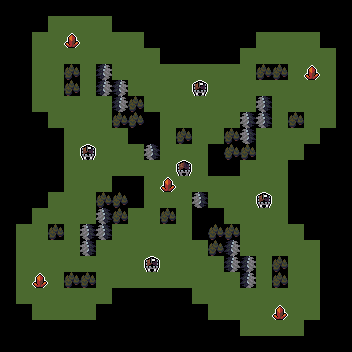

The image is a tile-based game level rendered from a .tmx file. Its description and complete source (layers, tilesets, objects, tile grids) follow:
An orthogonal 22x22 tile map with 16x16 px tiles, 3 tile layers (Tiles, Objects, Metadata).

<map version="1.10" tiledversion="1.10.0" orientation="orthogonal" renderorder="right-down" width="22" height="22" tilewidth="16" tileheight="16" infinite="0" nextlayerid="34" nextobjectid="102">
 <editorsettings>
  <export format="MUD Templates" />
 </editorsettings>
 <tileset firstgid="1" source="../../../tilesets/map-maker-tileset.tsx" />
 <group id="17" name="Tiles" offsetx="2.84217e-14" offsety="0">
  <properties>
   <property name="entityLayer" type="bool" value="true" />
  </properties>
  <layer id="2" name="Tiles" width="22" height="22">
   <properties>
    <property name="prototypeLayer" type="bool" value="true" />
   </properties>
   <data encoding="csv">
0,0,0,0,0,0,0,0,0,0,0,0,0,0,0,0,0,0,0,0,0,0,
0,0,0,3221225473,3221225473,3221225473,3221225473,0,0,0,0,0,0,0,0,0,0,0,0,0,0,0,
0,0,3221225473,3221225473,3221225473,3221225473,3221225473,3221225473,3221225473,0,0,0,0,0,0,0,3221225473,3221225473,3221225473,3221225473,0,0,
0,0,3221225473,3221225473,3221225473,3221225473,3221225473,3221225473,3221225473,3221225473,0,0,0,0,0,3221225473,3221225473,3221225473,3221225473,3221225473,3221225473,0,
0,0,3221225473,3221225473,2,3221225473,2147483651,2147483649,2147483649,3221225473,3221225473,3221225473,3221225473,3221225473,3221225473,3221225473,2,2,3221225473,3221225473,3221225473,0,
0,0,3221225473,3221225473,2,3221225473,2147483651,2147483651,2147483649,3221225473,3221225473,3221225473,3221225473,3221225473,3221225473,3221225473,3221225473,3221225473,3221225473,3221225473,3221225473,0,
0,0,1,1,1,1,2147483649,2147483651,2,1,1,1,1,1,1,1,3,3221225473,3221225473,3221225473,3221225473,0,
0,0,0,1,1,1,2147483649,2,2,0,1,1,1,1,1,3,3,3221225473,2,3221225473,3221225473,0,
0,0,0,0,1,1,1,1,0,0,1,2,1,1,2,3,1,3221225473,3221225473,3221225473,0,0,
0,0,0,0,1,1,1,1,1,3,1,1,1,0,2,2,1,3221225473,3221225473,0,0,0,
0,0,0,0,1,1,1,1,1,1,1,1,1,0,0,1,1,3221225473,0,0,0,0,
0,0,0,0,1,1,1,0,0,1,1,1,1,1,1,1,1,3221225473,0,0,0,0,
0,0,0,1,1,1,2,2,0,1,1,1,3,1,1,1,1,3221225473,0,0,0,0,
0,0,1,1,1,1,3,2,1,1,2,1,0,0,1,1,1,3221225473,0,0,0,0,
0,1,1,2,1,3,3,1,1,1,1,1,0,2,2,2147483649,1,3221225473,3221225473,0,0,0,
0,1,1,1,1,3,1,1,1,1,1,1,1,2,2147483651,2147483649,1,3221225473,3221225473,3221225473,0,0,
0,1,1,1,1,1,1,1,1,1,1,1,1,2147483649,2147483651,2147483651,1,2,1,1,0,0,
0,1,1,1,2,2,1,1,1,1,1,1,1,2147483649,2147483649,2147483651,1,2,1,1,0,0,
0,1,1,1,1,1,1,0,0,0,0,0,1,1,1,1,1,1,1,1,0,0,
0,0,1,1,1,1,0,0,0,0,0,0,0,1,1,1,1,1,1,1,0,0,
0,0,0,0,0,0,0,0,0,0,0,0,0,0,0,1,1,1,1,0,0,0,
0,0,0,0,0,0,0,0,0,0,0,0,0,0,0,0,0,0,0,0,0,0
</data>
  </layer>
 </group>
 <group id="15" name="Objects">
  <properties>
   <property name="entityLayer" type="bool" value="true" />
  </properties>
  <layer id="10" name="Objects" width="22" height="22">
   <properties>
    <property name="prototypeLayer" type="bool" value="true" />
   </properties>
   <data encoding="csv">
0,0,0,0,0,0,0,0,0,0,0,0,0,0,0,0,0,0,0,0,0,0,
0,0,0,0,0,0,0,0,0,0,0,0,0,0,0,0,0,0,0,0,0,0,
0,0,0,0,14,0,0,0,0,0,0,0,0,0,0,0,0,0,0,0,0,0,
0,0,0,0,0,0,0,0,0,0,0,0,0,0,0,0,0,0,0,0,0,0,
0,0,0,0,0,0,0,0,0,0,0,0,0,0,0,0,0,0,0,14,0,0,
0,0,0,0,0,0,0,0,0,0,0,0,10,0,0,0,0,0,0,0,0,0,
0,0,0,0,0,0,0,0,0,0,0,0,0,0,0,0,0,0,0,0,0,0,
0,0,0,0,0,0,0,0,0,0,0,0,0,0,0,0,0,0,0,0,0,0,
0,0,0,0,0,0,0,0,0,0,0,0,0,0,0,0,0,0,0,0,0,0,
0,0,0,0,0,10,0,0,0,0,0,0,0,0,0,0,0,0,0,0,0,0,
0,0,0,0,0,0,0,0,0,0,0,9,0,0,0,0,0,0,0,0,0,0,
0,0,0,0,0,0,0,0,0,0,14,0,0,0,0,0,0,0,0,0,0,0,
0,0,0,0,0,0,0,0,0,0,0,0,0,0,0,0,10,0,0,0,0,0,
0,0,0,0,0,0,0,0,0,0,0,0,0,0,0,0,0,0,0,0,0,0,
0,0,0,0,0,0,0,0,0,0,0,0,0,0,0,0,0,0,0,0,0,0,
0,0,0,0,0,0,0,0,0,0,0,0,0,0,0,0,0,0,0,0,0,0,
0,0,0,0,0,0,0,0,0,10,0,0,0,0,0,0,0,0,0,0,0,0,
0,0,14,0,0,0,0,0,0,0,0,0,0,0,0,0,0,0,0,0,0,0,
0,0,0,0,0,0,0,0,0,0,0,0,0,0,0,0,0,0,0,0,0,0,
0,0,0,0,0,0,0,0,0,0,0,0,0,0,0,0,0,14,0,0,0,0,
0,0,0,0,0,0,0,0,0,0,0,0,0,0,0,0,0,0,0,0,0,0,
0,0,0,0,0,0,0,0,0,0,0,0,0,0,0,0,0,0,0,0,0,0
</data>
  </layer>
  <layer id="33" name="Metadata" width="22" height="22">
   <properties>
    <property name="prototypeLayer" type="bool" value="true" />
   </properties>
   <data encoding="csv">
0,0,0,0,0,0,0,0,0,0,0,0,0,0,0,0,0,0,0,0,0,0,
0,0,0,0,0,0,0,0,0,0,0,0,0,0,0,0,0,0,0,0,0,0,
0,0,0,0,0,0,0,0,0,0,0,0,0,0,0,0,0,0,0,0,0,0,
0,0,0,0,0,0,0,0,0,0,0,0,0,0,0,0,0,0,0,0,0,0,
0,0,0,0,0,0,0,0,0,0,0,0,0,0,0,0,0,0,0,0,0,0,
0,0,0,0,0,0,0,0,0,0,0,0,0,0,0,0,0,0,0,0,0,0,
0,0,0,0,0,0,0,0,0,0,0,0,0,0,0,0,0,0,0,0,0,0,
0,0,0,0,0,0,0,0,0,0,0,0,0,0,0,0,0,0,0,0,0,0,
0,0,0,0,0,0,0,0,0,0,0,0,0,0,0,0,0,0,0,0,0,0,
0,0,0,0,0,0,0,0,0,0,0,0,0,0,0,0,0,0,0,0,0,0,
0,0,0,0,0,0,0,0,0,0,0,0,0,0,0,0,0,0,0,0,0,0,
0,0,0,0,0,0,0,0,0,0,0,0,0,0,0,0,0,0,0,0,0,0,
0,0,0,0,0,0,0,0,0,0,0,0,0,0,0,0,0,0,0,0,0,0,
0,0,0,0,0,0,0,0,0,0,0,0,0,0,0,0,0,0,0,0,0,0,
0,0,0,0,0,0,0,0,0,0,0,0,0,0,0,0,0,0,0,0,0,0,
0,0,0,0,0,0,0,0,0,0,0,0,0,0,0,0,0,0,0,0,0,0,
0,0,0,0,0,0,0,0,0,0,0,0,0,0,0,0,0,0,0,0,0,0,
0,0,0,0,0,0,0,0,0,0,0,0,0,0,0,0,0,0,0,0,0,0,
0,0,0,0,0,0,0,0,0,0,0,0,0,0,0,0,0,0,0,0,0,0,
0,0,0,0,0,0,0,0,0,0,0,0,0,0,0,0,0,0,0,0,0,0,
0,0,0,0,0,0,0,0,0,0,0,0,0,0,0,0,0,0,0,0,0,0,
0,0,0,0,0,0,0,0,0,0,0,0,0,0,0,0,0,0,0,0,0,0
</data>
  </layer>
  <objectgroup id="18" name="Portals" />
 </group>
</map>
